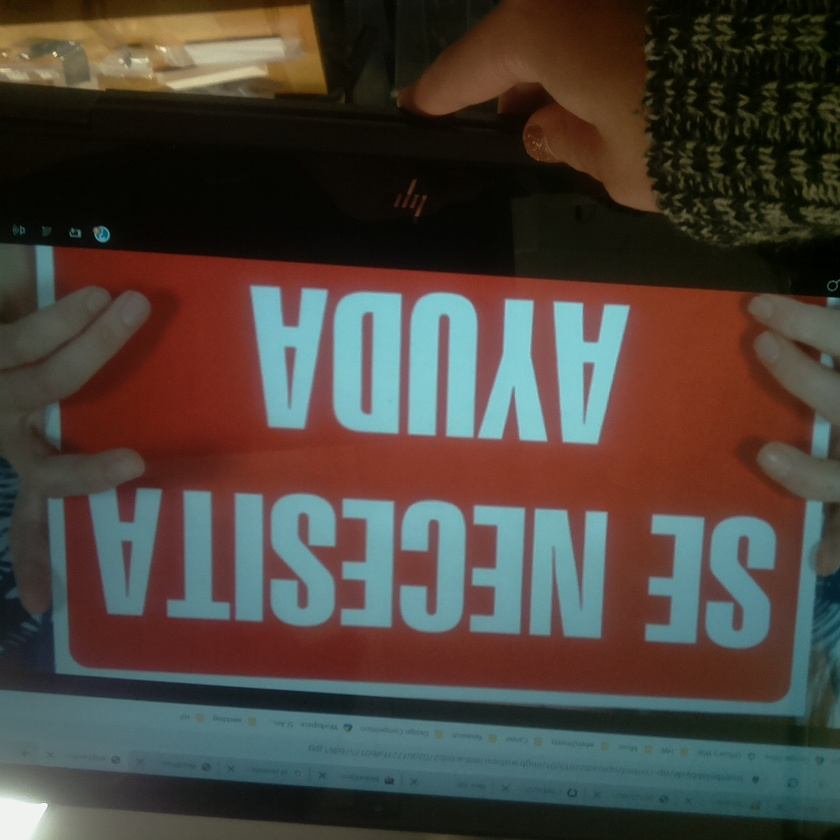
#> input picture Firmware/image.jpg, 840 x 840 px, shrunk from 1024 x 1024 before the run
$ python post_process.py
#> lines starting #> are read from the running program, lines starting #| are printed output that depends on the picture; after the words box and inside, x2 and y2 are one past the last pixel; in counts of white or black regions, pixels touching at a corner belong together
import cv2
import numpy as np

img = cv2.imread("image.jpg", 0)
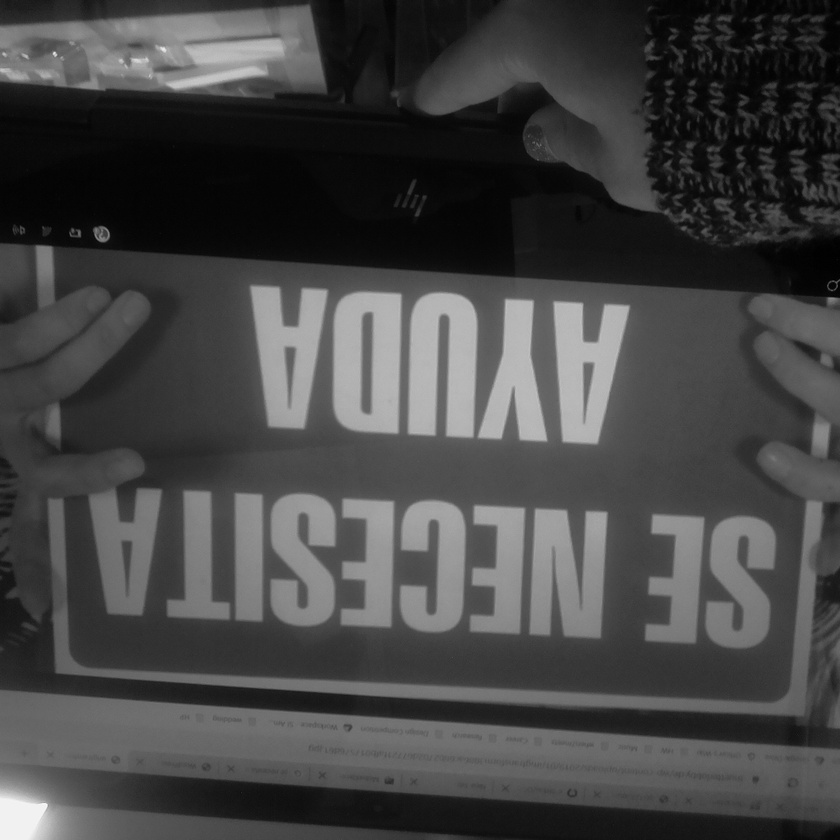
#> img: shape (840, 840); min 0, max 251, mean 69.1
img = cv2.GaussianBlur(img,(5,5),0)
# [8 lines of commented-out code are left out]
ret, thresh = cv2.threshold(img, 111, 255, cv2.THRESH_BINARY)
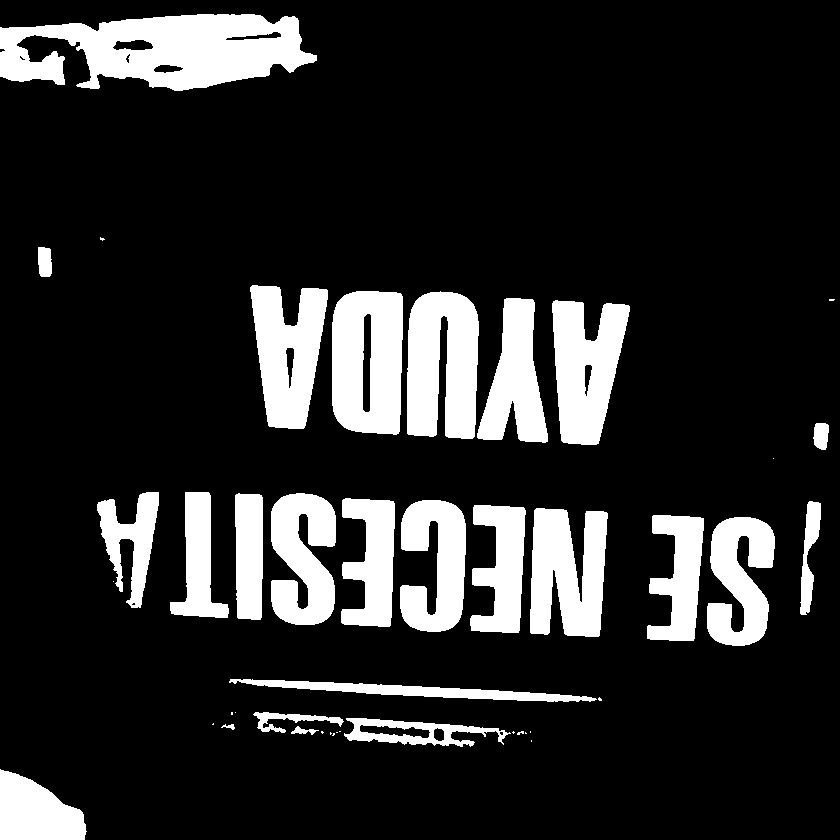
#> thresh: shape (840, 840); 16.6% white; 43 white regions (18 under 20 px), largest, box (x1, y1, x2, y2) and area: (0, 14, 317, 91) 16098, (407, 291, 479, 439) 8875, (332, 291, 403, 435) 8841
cv2.imwrite("thresh_image.jpg", thresh)
#print(np.mean(img))
